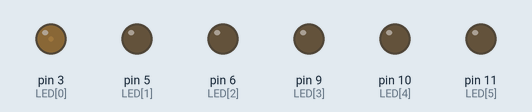
Simulated run of this sketch. Board: Arduino Uno, built with avr-gcc and run on an emulated ATmega328P. On the bench: output pins drawn as LEDs (lit = HIGH).

Above: at 0.15 s.
At 4.35 s:
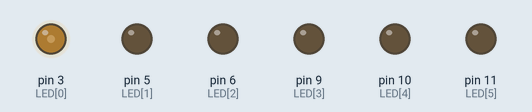
At 9.76 s:
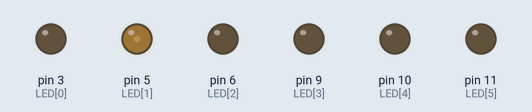
At 19.97 s:
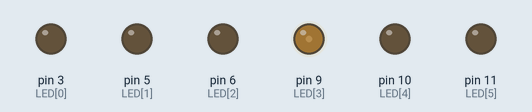
At 29.88 s:
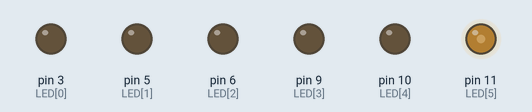
At 39.79 s:
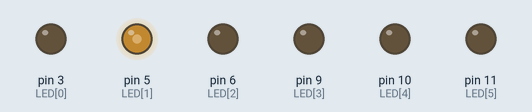
Timing chart, 0 to 40.0 s (numbered marks = the images above):
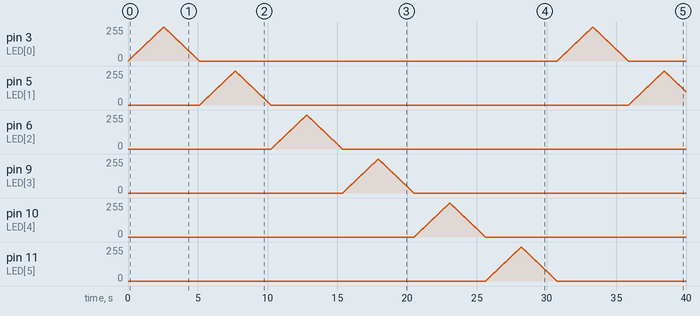

Measured:
- by itself, pin 6 (LED[2]), pin 9 (LED[3]), pin 10 (LED[4]), pin 11 (LED[5]): rises from 0/255 to 255/255 in 2.5 s, then falls to 0/255 in 2.6 s

The sketch:

Bridge_light.ino
```cpp
const unsigned int LED[6] = { 3, 5, 6, 9, 10, 11 };

void setup() {
  // put your setup code here, to run once:
}

void loop() {
  // put your main code here, to run repeatedly:
  for(int x=0; x<=5; x++) {
    for(int a=0; a<=255; a++) {
      analogWrite(LED[x], a);
      delay(10);
    }
    for(int a=255; a>=0; a--) {
      analogWrite(LED[x], a);
      delay(10);
    }
  }
}
```
